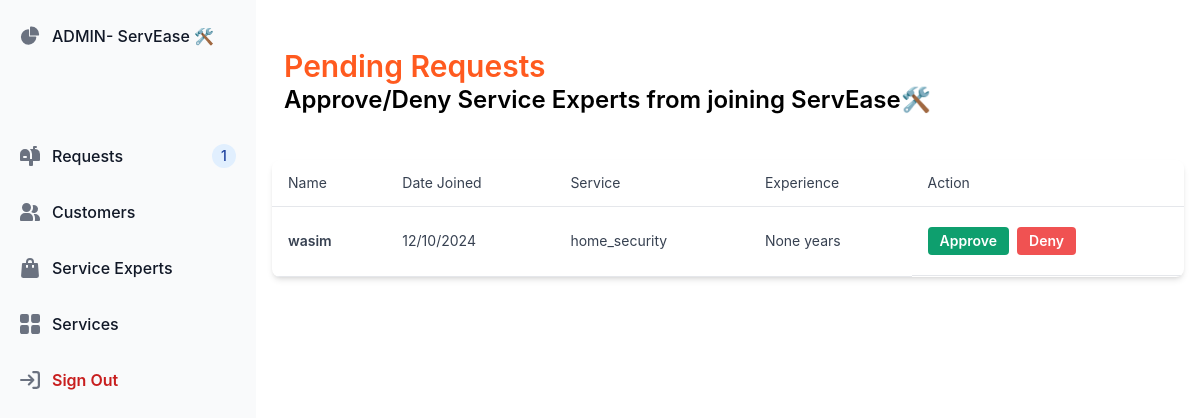
The app's page /admin/dashboard/reviews (signed in), older data.
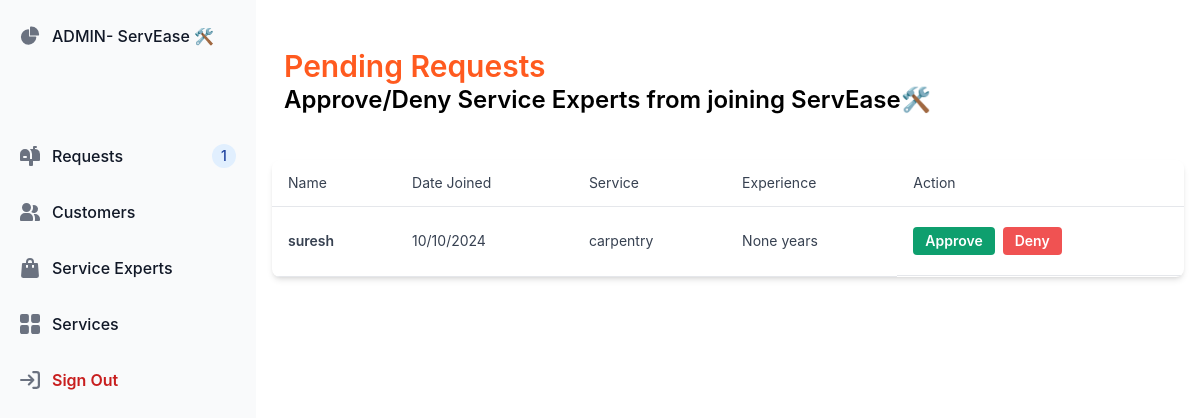
The same page, newer data.
### app.py (models this page shows, shortened)
class ServiceProfessional(db.Model):
    __tablename__ = 'service_professionals'
    id = db.Column(db.Integer, primary_key=True)
    name = db.Column(db.String(100), nullable=False)
    date_created = db.Column(db.DateTime, default=db.func.current_timestamp())
    description = db.Column(db.String(255), nullable=True)
    service_type = db.Column(db.String(50), nullable=False)
    experience = db.Column(db.Integer, nullable=True)
    is_approved = db.Column(db.Boolean, default=False)
    user_id = db.Column(db.Integer, db.ForeignKey('users.id'), nullable=True)
    reviews = db.relationship('Review', backref='professional', lazy=True)
    service_requests = db.relationship('ServiceRequest', backref='professional', lazy=True)

### app.py (the view)
@app.route('/admin/dashboard/reviews')
@admin_required
def manage_reviews():
    unapproved = ServiceProfessional.query.filter_by(is_approved=False).all()
    reqCount = ServiceProfessional.query.filter_by(is_approved=False).count()
    return render_template('adminReq-dash.html',reqCount=reqCount, service_professionals=unapproved)

### app.py (called while the page is built)
def admin_required(f):
    @wraps(f)
    def decorated_function(*args, **kwargs):
        if 'admin' not in session or session['admin'] != True:
            return redirect(url_for('login', message='Must be logged in as an admin'))
        return f(*args, **kwargs)
    return decorated_function

### templates/adminReq-dash.html (shortened to what this page needs)
{% extends 'adminBase.html' %}
{% block content %}
<div class="w-full flex justify-between items-center mb-3 mt-8 pl-3 pb-8 self-center">
    <div class="self-center">
        <h3 class="text-3xl font-semibold text-orange-500">Pending Requests</h3>
        <h3 class="text-2xl font-semibold text-slate-500">Approve/Deny Service Experts from joining ServEase🛠️</h3>
    </div>
</div>
<div class="relative flex flex-col h-full overflow-scroll text-gray-700 bg-white shadow-md rounded-lg bg-clip-border">
    <table class="w-full sm:w-[25vw] text-left table-auto">
      <thead>
        <tr class="border-b border-slate-300 bg-slate-50">
          <th class="p-4 text-sm font-normal leading-none text-slate-500">Name</th>
          <th class="p-4 text-sm font-normal leading-none text-slate-500">Date Joined</th>
          <th class="p-4 text-sm font-normal leading-none text-slate-500">Service</th>
          <th class="p-4 text-sm font-normal leading-none text-slate-500">Experience</th>
          <th class="p-4 text-sm font-normal leading-none text-slate-500">Action</th>
        </tr>
      </thead>
      <tbody>
        {% for professional in service_professionals %}
        <tr class="hover:bg-slate-50">
          <td class="p-4 border-b border-slate-200 py-5">
            <p class="block font-semibold text-sm text-slate-800">{{ professional.name }}</p>
          </td>
          <td class="p-4 border-b border-slate-200 py-5">
            <p class="text-sm text-slate-500">{{ professional.date_created.strftime('%d/%m/%Y') }}</p>
          </td>
          <td class="p-4 border-b border-slate-200 py-5">
            <p class="text-sm text-slate-500">{{ professional.service_type }}</p>
          </td>
          <td class="p-4 border-b border-slate-200 py-5">
            <p class="text-sm text-slate-500">{{ professional.experience }} years</p>
          </td>
          <td class="p-4 border-b border-slate-200 py-5 flex space-x-2">
            <form action="{{ url_for('approve_service_professional', professional_id=professional.id) }}" method="POST">
              <button type="submit" class="px-3 py-1 text-sm font-semibold text-white bg-green-500 rounded hover:bg-green-700">
                Approve
              </button>
            </form>
            <form action="{{ url_for('deny_service_professional', professional_id=professional.id) }}" method="POST">
              <button type="submit" class="px-3 py-1 text-sm font-semibold text-white bg-red-500 rounded hover:bg-red-700">
                Deny
              </button>
            </form>
          </td>
        </tr>
        {% endfor %}
      </tbody>
    </table>
  </div>
{% endblock %}

Row changes from the older to the newer data that the page shows:
no longer on this page (row edited): ServiceProfessional: name "wasim", date_created "12/10/2024", service_type "home_security", experience "None"
now on this page (row edited): ServiceProfessional: name "suresh", date_created "10/10/2024", service_type "carpentry", experience "None"
